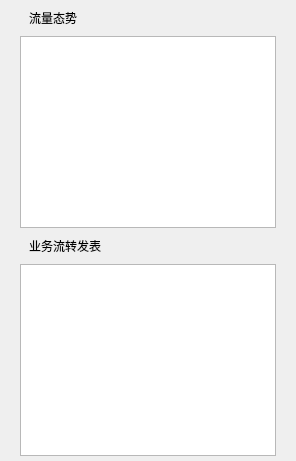
            <widget class="QWidget" name="pageOutView">
             <layout class="QGridLayout" name="gridLayout_23">
              <property name="topMargin">
               <number>0</number>
              </property>
              <property name="bottomMargin">
               <number>0</number>
              </property>
              <property name="spacing">
               <number>0</number>
              </property>
              <item row="0" column="0">
               <widget class="QWidget" name="widget_7" native="true">
                <layout class="QVBoxLayout" name="verticalLayout_8">
                 <property name="spacing">
                  <number>0</number>
                 </property>
                 <property name="topMargin">
                  <number>0</number>
                 </property>
                 <property name="bottomMargin">
                  <number>0</number>
                 </property>
                 <item>
                  <widget class="QWidget" name="widget_8" native="true">
                   <layout class="QGridLayout" name="gridLayout_14">
                    <property name="spacing">
                     <number>0</number>
                    </property>
                    <item row="0" column="0">
                     <widget class="QLabel" name="lblFlowT">
                      <property name="text">
                       <string>流量态势</string>
                      </property>
                     </widget>
                    </item>
                   </layout>
                  </widget>
                 </item>
                 <item>
                  <widget class="QTableWidget" name="tableFlows"/>
                 </item>
                </layout>
               </widget>
              </item>
              <item row="1" column="0">
               <widget class="QWidget" name="widget_5" native="true">
                <layout class="QVBoxLayout" name="verticalLayout_7">
                 <property name="spacing">
                  <number>0</number>
                 </property>
                 <property name="topMargin">
                  <number>0</number>
                 </property>
                 <property name="bottomMargin">
                  <number>5</number>
                 </property>
                 <item>
                  <widget class="QWidget" name="widget_3" native="true">
                   <layout class="QGridLayout" name="gridLayout_18">
                    <property name="topMargin">
                     <number>9</number>
                    </property>
                    <property name="bottomMargin">
                     <number>9</number>
                    </property>
                    <item row="0" column="0">
                     <widget class="QLabel" name="lblPath">
                      <property name="text">
                       <string>业务流转发表</string>
                      </property>
                     </widget>
                    </item>
                   </layout>
                  </widget>
                 </item>
                 <item>
                  <widget class="QTableWidget" name="tablePaths"/>
                 </item>
                </layout>
               </widget>
              </item>
             </layout>
            </widget>
